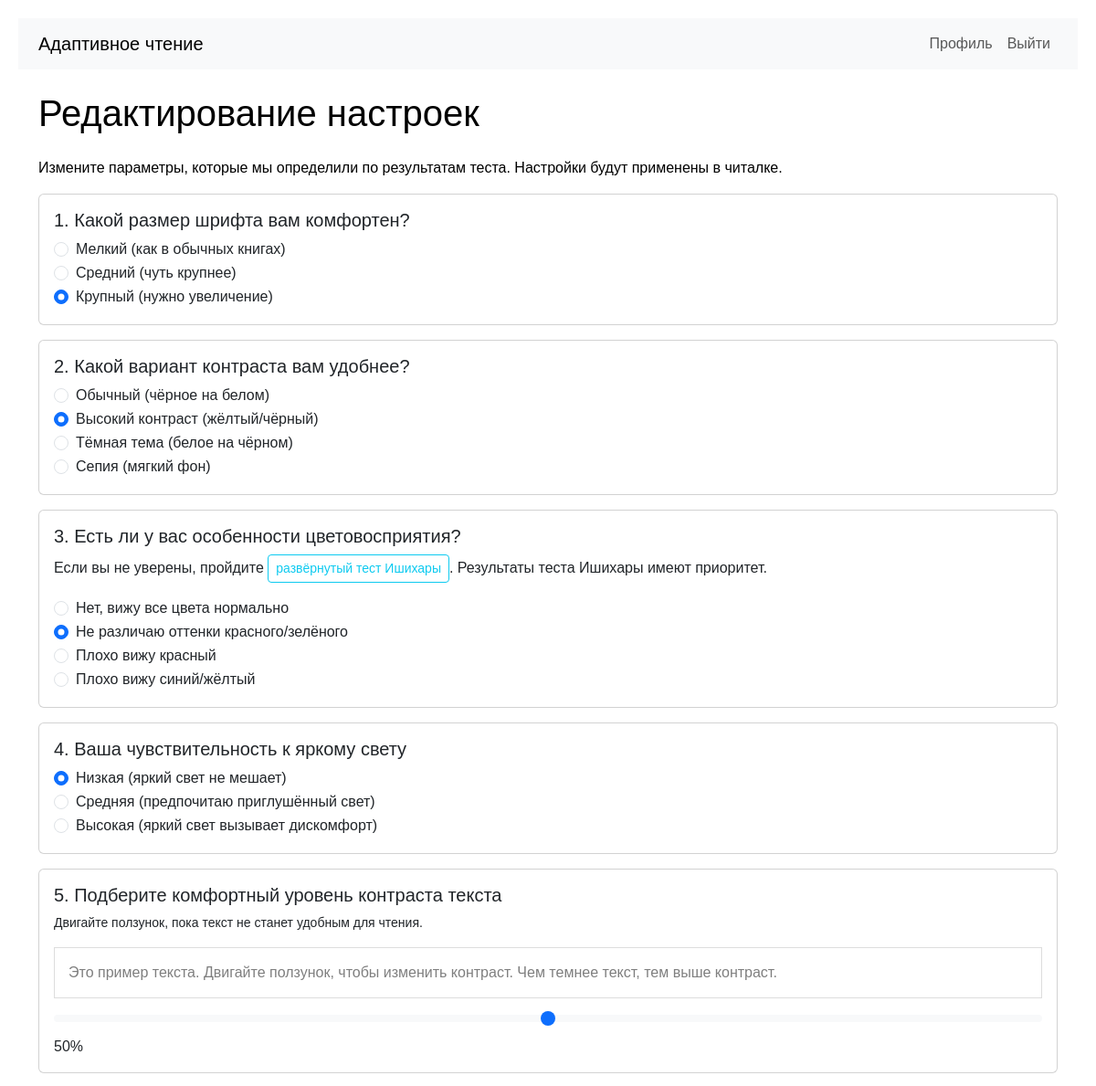
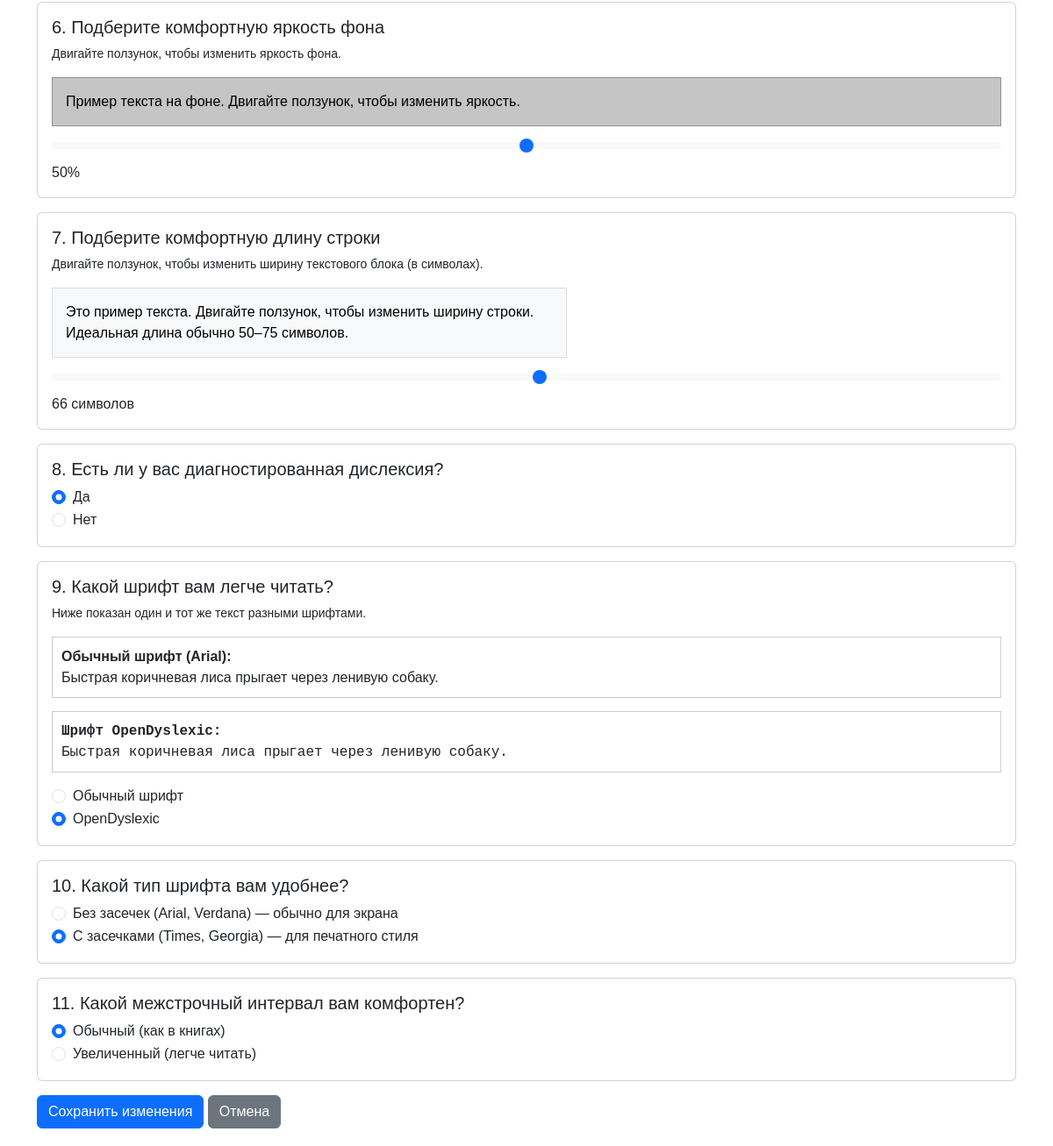
Page /profile/edit (signed in) on the earlier database version (2 pictures, top to bottom).
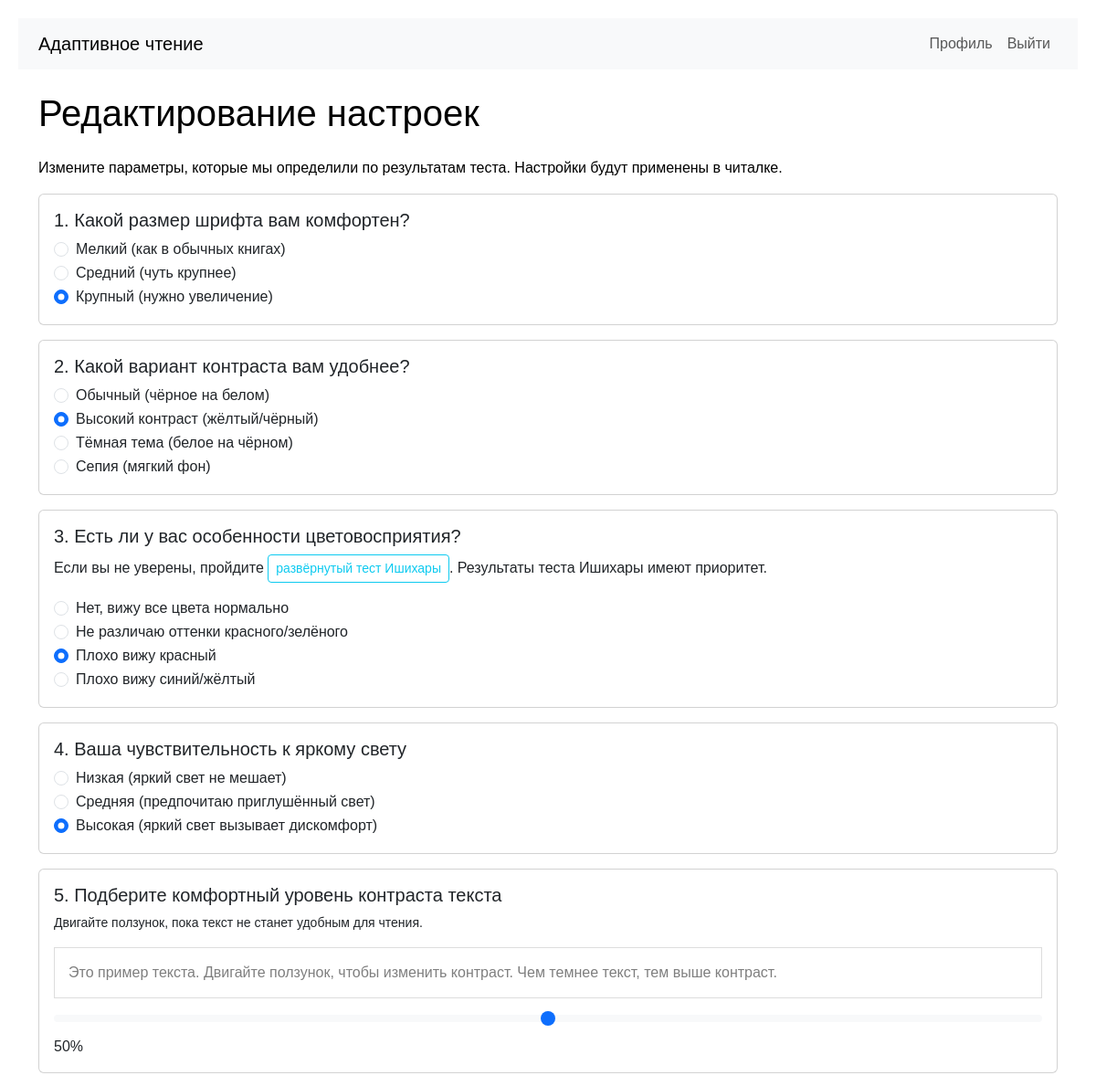
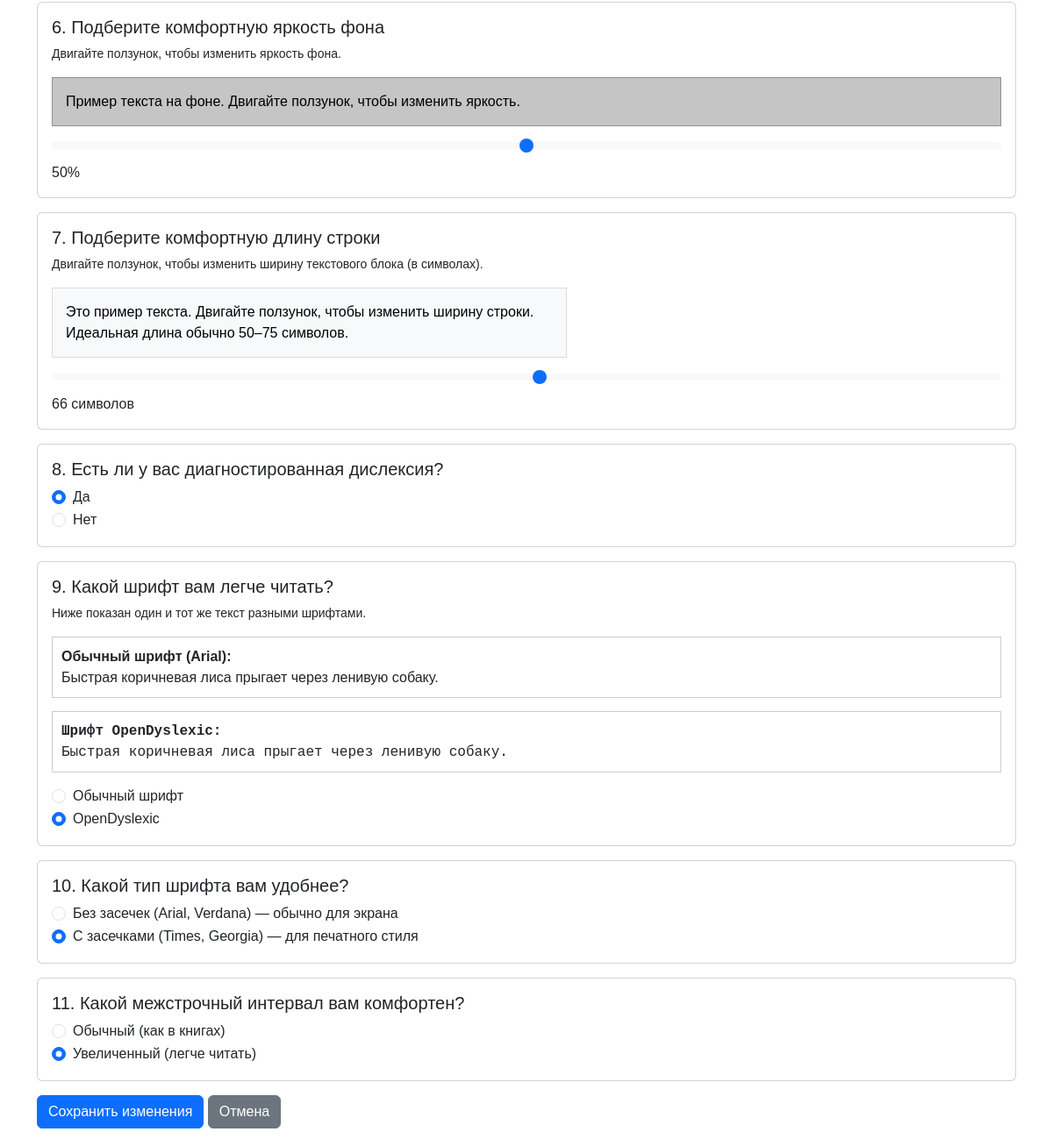
Same page on the later database version (2 pictures, top to bottom).
### app.py (models this page shows, shortened)
class User(db.Model):
    id = db.Column(db.Integer, primary_key=True)
    username = db.Column(db.String(80), unique=True, nullable=False, default='user1')
    password_hash = db.Column(db.String(200))
    contrast = db.Column(db.String(20))       # 'high', 'medium', 'low'
    color_vision = db.Column(db.String(20))   # 'normal', 'deutan', 'protan', 'tritan'
    font_pref = db.Column(db.String(20))      # 'small', 'medium', 'large'
    theme_pref = db.Column(db.String(20))     # 'light', 'dark', 'sepia', 'high_contrast'
    light_sensitive = db.Column(db.Boolean, default=False)        # чувствительность к свету (да/нет)
    font_family = db.Column(db.String(20), default='sans')        # 'sans' или 'serif'
    line_height = db.Column(db.String(20), default='normal')      # 'normal' или 'large'
    color_blindness_type = db.Column(db.String(20), default='none')   # 'none', 'protanopia', 'deuteranopia', 'tritanopia'
    has_dyslexia = db.Column(db.Boolean, default=False)
    dyslexia_font = db.Column(db.Boolean, default=False)
    light_sensitivity_level = db.Column(db.String(20), default='low')   # 'low', 'medium', 'high'
    line_width_pref = db.Column(db.String(20), default='medium')        # 'narrow', 'medium', 'wide'
    created_at = db.Column(db.DateTime, default=datetime.utcnow)

### app.py (the view, shortened to what this page needs)
@app.route('/profile/edit', methods=['GET', 'POST'])
def edit_profile():
    if 'user_id' not in session:
        return redirect(url_for('login'))
    user = User.query.get(session['user_id'])
    if not user:
        return redirect(url_for('login'))
    return render_template('profile_edit.html', user=user)

### app.py (called while the page is built)
@app.context_processor
def inject_user():
    return dict(session=session)

### templates/profile_edit.html (shortened to what this page needs)
{% extends "base.html" %}
{% block content %}
<h1 class="mb-4">Редактирование настроек</h1>
<p>Измените параметры, которые мы определили по результатам теста. Настройки будут применены в читалке.</p>
<form method="POST" action="{{ url_for('edit_profile') }}">
    <div class="card mb-3">
        <div class="card-body">
            <h5 class="card-title">1. Какой размер шрифта вам комфортен?</h5>
            <div class="form-check">
                <input class="form-check-input" type="radio" name="vision" id="vision_small" value="small" {% if user.font_pref == 'small' %}checked{% endif %}>
                <label class="form-check-label" for="vision_small">Мелкий (как в обычных книгах)</label>
            </div>
            <div class="form-check">
                <input class="form-check-input" type="radio" name="vision" id="vision_medium" value="medium" {% if user.font_pref == 'medium' or not user.font_pref %}checked{% endif %}>
                <label class="form-check-label" for="vision_medium">Средний (чуть крупнее)</label>
            </div>
            <div class="form-check">
                <input class="form-check-input" type="radio" name="vision" id="vision_large" value="large" {% if user.font_pref == 'large' %}checked{% endif %}>
                <label class="form-check-label" for="vision_large">Крупный (нужно увеличение)</label>
            </div>
        </div>
    </div>
    <div class="card mb-3">
        <div class="card-body">
            <h5 class="card-title">2. Какой вариант контраста вам удобнее?</h5>
            <div class="form-check">
                <input class="form-check-input" type="radio" name="theme" id="theme_normal" value="normal" {% if user.theme_pref == 'normal' %}checked{% endif %}>
                <label class="form-check-label" for="theme_normal">Обычный (чёрное на белом)</label>
            </div>
            <div class="form-check">
                <input class="form-check-input" type="radio" name="theme" id="theme_high" value="high" {% if user.theme_pref == 'high' %}checked{% endif %}>
                <label class="form-check-label" for="theme_high">Высокий контраст (жёлтый/чёрный)</label>
            </div>
            <div class="form-check">
                <input class="form-check-input" type="radio" name="theme" id="theme_dark" value="dark" {% if user.theme_pref == 'dark' %}checked{% endif %}>
                <label class="form-check-label" for="theme_dark">Тёмная тема (белое на чёрном)</label>
            </div>
            <div class="form-check">
                <input class="form-check-input" type="radio" name="theme" id="theme_sepia" value="sepia" {% if user.theme_pref == 'sepia' %}checked{% endif %}>
                <label class="form-check-label" for="theme_sepia">Сепия (мягкий фон)</label>
            </div>
        </div>
    </div>
    <div class="card mb-3">
        <div class="card-body">
            <h5 class="card-title">3. Есть ли у вас особенности цветовосприятия?</h5>
            <p>Если вы не уверены, пройдите <a href="{{ url_for('ishihara_test') }}" class="btn btn-sm btn-outline-info">развёрнутый тест Ишихары</a>. Результаты теста Ишихары имеют приоритет.</p>
            <div class="form-check">
                <input class="form-check-input" type="radio" name="color_vision" id="color_normal" value="normal" {% if user.color_vision == 'normal' %}checked{% endif %}>
                <label class="form-check-label" for="color_normal">Нет, вижу все цвета нормально</label>
            </div>
            <div class="form-check">
                <input class="form-check-input" type="radio" name="color_vision" id="color_deutan" value="deutan" {% if user.color_vision == 'deutan' %}checked{% endif %}>
                <label class="form-check-label" for="color_deutan">Не различаю оттенки красного/зелёного</label>
            </div>
            <div class="form-check">
                <input class="form-check-input" type="radio" name="color_vision" id="color_protan" value="protan" {% if user.color_vision == 'protan' %}checked{% endif %}>
                <label class="form-check-label" for="color_protan">Плохо вижу красный</label>
            </div>
            <div class="form-check">
                <input class="form-check-input" type="radio" name="color_vision" id="color_tritan" value="tritan" {% if user.color_vision == 'tritan' %}checked{% endif %}>
                <label class="form-check-label" for="color_tritan">Плохо вижу синий/жёлтый</label>
            </div>
        </div>
    </div>
    <div class="card mb-3">
        <div class="card-body">
            <h5 class="card-title">4. Ваша чувствительность к яркому свету</h5>
            <div class="form-check">
                <input class="form-check-input" type="radio" name="light_sensitivity_level" id="light_low" value="low" {% if user.light_sensitivity_level == 'low' %}checked{% endif %}>
                <label class="form-check-label" for="light_low">Низкая (яркий свет не мешает)</label>
            </div>
            <div class="form-check">
                <input class="form-check-input" type="radio" name="light_sensitivity_level" id="light_medium" value="medium" {% if user.light_sensitivity_level == 'medium' %}checked{% endif %}>
                <label class="form-check-label" for="light_medium">Средняя (предпочитаю приглушённый свет)</label>
            </div>
            <div class="form-check">
                <input class="form-check-input" type="radio" name="light_sensitivity_level" id="light_high" value="high" {% if user.light_sensitivity_level == 'high' %}checked{% endif %}>
                <label class="form-check-label" for="light_high">Высокая (яркий свет вызывает дискомфорт)</label>
            </div>
        </div>
    </div>
    <div class="card mb-3">
        <div class="card-body">
            <h5 class="card-title">5. Подберите комфортный уровень контраста текста</h5>
            <p class="small">Двигайте ползунок, пока текст не станет удобным для чтения.</p>
            <div id="contrastDemo" style="padding: 15px; background-color: #fff; color: #000; margin-bottom: 10px; border: 1px solid #ddd;">
                Это пример текста. Двигайте ползунок, чтобы изменить контраст. Чем темнее текст, тем выше контраст.
            </div>
            <input type="range" class="form-range" id="contrastSlider" min="0" max="100" value="{{ user.contrast_sensitivity or 50 }}" step="1">
            <span id="contrastValue">{{ user.contrast_sensitivity or 50 }}</span>%
        </div>
    </div>
    <div class="card mb-3">
        <div class="card-body">
            <h5 class="card-title">6. Подберите комфортную яркость фона</h5>
            <p class="small">Двигайте ползунок, чтобы изменить яркость фона.</p>
            <div id="brightnessDemo" style="padding: 15px; background-color: #f0f0f0; color: #000; margin-bottom: 10px; border: 1px solid #ddd;">
                Пример текста на фоне. Двигайте ползунок, чтобы изменить яркость.
            </div>
            <input type="range" class="form-range" id="brightnessSlider" min="0" max="100" value="{{ user.brightness_preference or 50 }}" step="1">
            <span id="brightnessValue">{{ user.brightness_preference or 50 }}</span>%
        </div>
    </div>
    <div class="card mb-3">
        <div class="card-body">
            <h5 class="card-title">7. Подберите комфортную длину строки</h5>
            <p class="small">Двигайте ползунок, чтобы изменить ширину текстового блока (в символах).</p>
            <div id="lineWidthDemo" style="padding: 15px; background-color: #f8f9fa; color: #000; margin-bottom: 10px; border: 1px solid #ddd;">
                Это пример текста. Двигайте ползунок, чтобы изменить ширину строки. Идеальная длина обычно 50–75 символов.
            </div>
            <input type="range" class="form-range" id="lineWidthSlider" min="30" max="100" value="{{ user.preferred_line_width_ch or 66 }}" step="1">
            <span id="lineWidthValue">{{ user.preferred_line_width_ch or 66 }}</span> символов
        </div>
    </div>
    <div class="card mb-3">
        <div class="card-body">
            <h5 class="card-title">8. Есть ли у вас диагностированная дислексия?</h5>
            <div class="form-check">
                <input class="form-check-input" type="radio" name="dyslexia" id="dyslexia_yes" value="yes" {% if user.has_dyslexia %}checked{% endif %}>
                <label class="form-check-label" for="dyslexia_yes">Да</label>
            </div>
            <div class="form-check">
                <input class="form-check-input" type="radio" name="dyslexia" id="dyslexia_no" value="no" {% if not user.has_dyslexia %}checked{% endif %}>
                <label class="form-check-label" for="dyslexia_no">Нет</label>
            </div>
        </div>
    </div>
    <div class="card mb-3" id="dyslexiaFontCard" style="display: none;">
        <div class="card-body">
            <h5 class="card-title">9. Какой шрифт вам легче читать?</h5>
            <p class="small">Ниже показан один и тот же текст разными шрифтами.</p>
            <div style="margin-bottom: 15px; padding: 10px; border: 1px solid #ccc; font-family: Arial, sans-serif;">
                <strong>Обычный шрифт (Arial):</strong><br>
                Быстрая коричневая лиса прыгает через ленивую собаку.
            </div>
            <div style="margin-bottom: 15px; padding: 10px; border: 1px solid #ccc; font-family: 'OpenDyslexic', monospace;">
                <strong>Шрифт OpenDyslexic:</strong><br>
                Быстрая коричневая лиса прыгает через ленивую собаку.
            </div>
            <div class="form-check">
                <input class="form-check-input" type="radio" name="dyslexia_font" id="font_standard" value="standard" {% if not user.dyslexia_font %}checked{% endif %}>
                <label class="form-check-label" for="font_standard">Обычный шрифт</label>
            </div>
            <div class="form-check">
                <input class="form-check-input" type="radio" name="dyslexia_font" id="font_opendyslexic" value="opendyslexic" {% if user.dyslexia_font %}checked{% endif %}>
                <label class="form-check-label" for="font_opendyslexic">OpenDyslexic</label>
            </div>
        </div>
    </div>
    <div class="card mb-3">
        <div class="card-body">
            <h5 class="card-title">10. Какой тип шрифта вам удобнее?</h5>
            <div class="form-check">
                <input class="form-check-input" type="radio" name="font_family" id="font_sans" value="sans" {% if user.font_family == 'sans' or not user.font_family %}checked{% endif %}>
                <label class="form-check-label" for="font_sans">Без засечек (Arial, Verdana) — обычно для экрана</label>
            </div>
            <div class="form-check">
                <input class="form-check-input" type="radio" name="font_family" id="font_serif" value="serif" {% if user.font_family == 'serif' %}checked{% endif %}>
                <label class="form-check-label" for="font_serif">С засечками (Times, Georgia) — для печатного стиля</label>
            </div>
        </div>
    </div>
    <div class="card mb-3">
        <div class="card-body">
            <h5 class="card-title">11. Какой межстрочный интервал вам комфортен?</h5>
            <div class="form-check">
                <input class="form-check-input" type="radio" name="line_height" id="line_normal" value="normal" {% if user.line_height == 'normal' or not user.line_height %}checked{% endif %}>
                <label class="form-check-label" for="line_normal">Обычный (как в книгах)</label>
            </div>
            <div class="form-check">
                <input class="form-check-input" type="radio" name="line_height" id="line_large" value="large" {% if user.line_height == 'large' %}checked{% endif %}>
                <label class="form-check-label" for="line_large">Увеличенный (легче читать)</label>
            </div>
        </div>
    </div>
    <button type="submit" class="btn btn-primary">Сохранить изменения</button>
    <a href="{{ url_for('profile', user_id=user.id) }}" class="btn btn-secondary">Отмена</a>
</form>
{% endblock %}

### templates/base.html (shortened to what this page needs)
<!doctype html>
<html lang="ru">
<head>
    <link href="https://cdn.jsdelivr.net/npm/bootstrap@5.3.0/dist/css/bootstrap.min.css" rel="stylesheet">
    <link rel="stylesheet" href="{{ url_for('static', filename='css/reader.css') }}">
</head>
<body {% block body_attributes %}{% endblock %}>
    <nav class="navbar navbar-expand-lg bg-light mb-4">
        <div class="container">
            <a class="navbar-brand" href="/">Адаптивное чтение</a>
            <div class="collapse navbar-collapse">
                <ul class="navbar-nav ms-auto">
                    {% if session.user_id %}
                        <li class="nav-item">
                            <a class="nav-link" href="/profile/{{ session.user_id }}">Профиль</a>
                        </li>
                        <li class="nav-item">
                            <a class="nav-link" href="/logout">Выйти</a>
                        </li>
                    {% endif %}
                </ul>
            </div>
        </div>
    </nav>
    <div class="container mt-4">
        {% block content %}{% endblock %}
    </div>
</body>
</html>

### static/css/reader.css (style rules this page uses)
body { font-family: Arial, sans-serif; font-size: 16px; line-height: 1.5; color: #000; background-color: #fff; transition: all 0.2s ease; padding: 20px; }
body { --text-contrast: 1; --bg-brightness: 1; --line-width: 66ch; }

Differences in the rows shown:
changed User "☐ Мелкий (как в обычных книгах)": color_vision "☑ Не различаю оттенки красного/з" → "☐ Не различаю оттенки красного/з"; color_vision "☐ Плохо вижу красный" → "☑ Плохо вижу красный"; light_sensitivity_level "☑ Низкая (яркий свет не мешает)" → "☐ Низкая (яркий свет не мешает)"; light_sensitivity_level "☐ Высокая (яркий свет вызывает д" → "☑ Высокая (яркий свет вызывает д"; line_height "☑ Обычный (как в книгах)" → "☐ Обычный (как в книгах)"; line_height "☐ Увеличенный (легче читать)" → "☑ Увеличенный (легче читать)"
